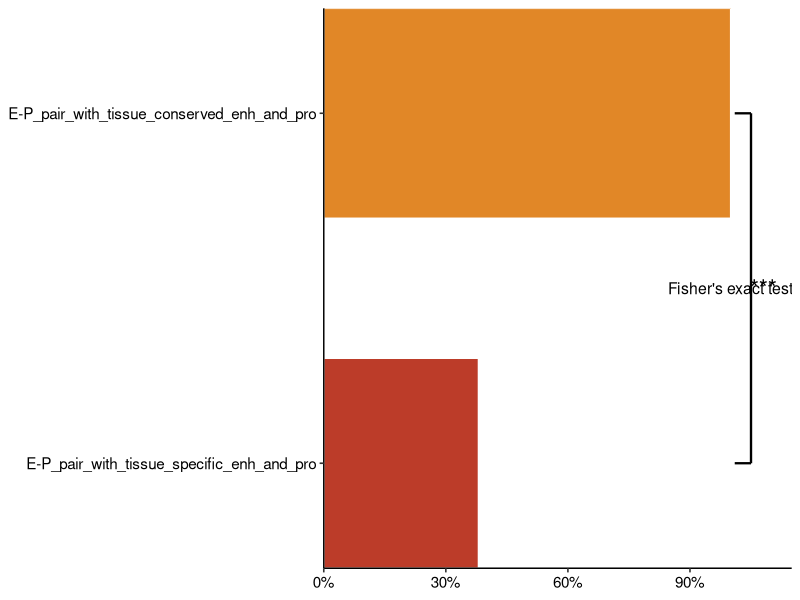

The R script that drew this image:
library(ggpubr)
library(ggplot2)


shared_num <- c(322, 518) 
total_num  <- c(847, 518)  
group <- c("E-P_pair_with_tissue_specific_enh_and_pro",
           "E-P_pair_with_tissue_conserved_enh_and_pro")

data <- data.frame(shared_num, total_num, group)
data$percentage <- data$shared_num / data$total_num


mat <- matrix(c(
  322, 847 - 322,
  518, 518 - 518
), nrow = 2, byrow = TRUE)

test_res <- fisher.test(mat)
p_value <- test_res$p.value

p_label <- ifelse(p_value < 0.001, "***",
           ifelse(p_value < 0.01, "**",
           ifelse(p_value < 0.05, "*", "ns")))

p <- ggbarplot(
  data,
  x = "group",
  y = "percentage",
  fill = "group",
  color = "white",
  width = 0.6,
  orientation = "horiz",
  palette = c("#BC3C29", "#E18727"),
  legend = "none",
  sort.val = "asc",
  sort.by.groups = TRUE
) +
  scale_y_continuous(
    expand = c(0, 0),
    limits = c(0, 1.15),
    labels = scales::percent_format(accuracy = 1)
  ) +
  scale_x_discrete(expand = c(0, 0)) +
  
  annotate("segment", x = 1, xend = 2, y = 1.05, yend = 1.05, size = 0.8) +
  annotate("segment", x = 1, xend = 1, y = 1.01, yend = 1.05, size = 0.8) +
  annotate("segment", x = 2, xend = 2, y = 1.01, yend = 1.05, size = 0.8) +
  
  annotate("text", x = 1.5, y = 1.08, label = p_label, size = 6) +
  
  annotate("text", x = 1.5, y = 1.13, 
           label = paste0("Fisher's exact test, p = ", signif(p_value, 3)),
           size = 4) +
  
  theme_pubr() +
  theme(
    axis.title = element_blank(),
    axis.text.y = element_text(size = 11),
    axis.text.x = element_text(size = 11),
    legend.position = "none"
  )

pdf(file = "share_the_same_TF_motif.pdf", width = 12, height = 3)
print(p)
dev.off()
